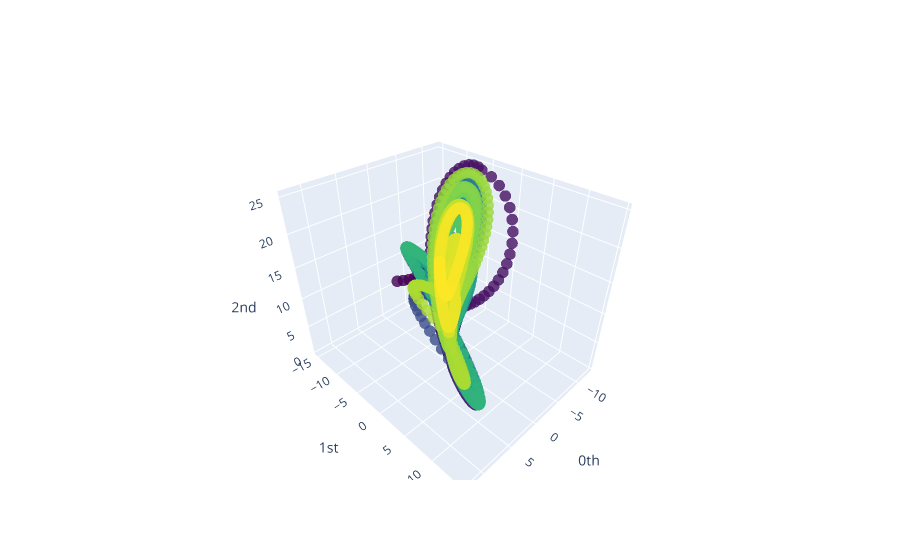

The code cell stored with this chart in its notebook:
### Markdown cell above
## Setting up the Lorenz attractor simulation

In the next block we set up all the parameters of the Lorenz system and we define also the instants at which the regime (stable VS chaotic) changes.

### Code cell
# Plotting the trajectories of the Lorenz system
from openml.datasets.functions import get_dataset

point_cloud = get_dataset(42182).get_data(dataset_format='array')[0]
plot_point_cloud(point_cloud)

### Figure 1 — Plotly figure (JSON) as saved in the notebook; plotly's stock layout.template omitted (floating-point values rounded to 4 significant figures; data arrays with more than 128 entries replaced by an {"elided": "..."} marker saying what was removed)
{"data": [{"marker": {"color": {"elided": "4942 int values"}, "colorscale": [[0, "#440154"], [0.1111, "#482878"], [0.2222, "#3e4989"], [0.3333, "#31688e"], [0.4444, "#26828e"], [0.5556, "#1f9e89"], [0.6667, "#35b779"], [0.7778, "#6ece58"], [0.8889, "#b5de2b"], [1, "#fde725"]], "opacity": 0.8, "size": 4}, "mode": "markers", "type": "scatter3d", "x": {"elided": "4942 float values"}, "y": {"elided": "4942 float values"}, "z": {"elided": "4942 float values"}}], "layout": {"scene": {"xaxis": {"exponentformat": "e", "showexponent": "all", "title": {"text": "0th"}, "type": "linear"}, "yaxis": {"exponentformat": "e", "showexponent": "all", "title": {"text": "1st"}, "type": "linear"}, "zaxis": {"exponentformat": "e", "showexponent": "all", "title": {"text": "2nd"}, "type": "linear"}}}}
